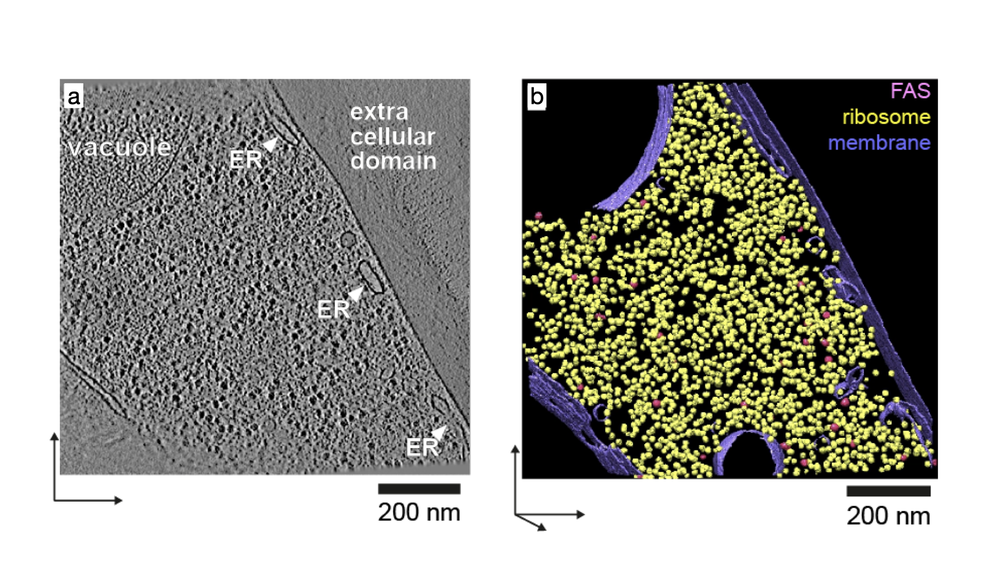
#> input picture images/repo-image.001.png, 1000 x 562 px, shrunk from 1920 x 1080 before the run
$ python -i utils.py   (imports and definitions only)
#> lines starting #> are read from the running program, lines starting #| are printed output that depends on the picture
import numpy as np
import pandas as pd
import mrcfile
from skimage.morphology import skeletonize_3d, medial_axis, remove_small_objects
from skimage.color import label2rgb
from scipy.ndimage import morphology, label, binary_erosion, convolve
from scipy.spatial import distance
from scipy.interpolate import splprep, splev
import math
import csv
import os
import sys

# Read mrc file from path
# [4 lines left out: function readmrc, not called in this run]

# Write mrc file to path
def writemrc(data, newfile):
    with mrcfile.new(newfile, overwrite = True) as file:
        file.set_data(data)

# Delete all z-stacks that have no filaments
# [4 lines left out: function reduce_data, not called in this run]

# Fill holes in all 3 dimensions using 2D slices
def fill_holes(data):
    filled_data = data.astype('float32')
    for i in range(np.shape(filled_data)[0]):
        filled_data [i,:,:] = morphology.binary_fill_holes(filled_data[i,:,:]).astype('float32')
    for i in range(np.shape(filled_data)[1]):
        filled_data [:,i,:] = morphology.binary_fill_holes(filled_data[:,i,:]).astype('float32')
    for i in range(np.shape(filled_data)[2]):
        filled_data [:,:,i] = morphology.binary_fill_holes(filled_data[:,:,i]).astype('float32')
    return (filled_data)

# Binary erosion
def erode(data, kernel):
    return binary_erosion(data, structure=kernel)

# Skeletonize data and set data to binary
# [5 lines left out: function skeletonize_filaments, not called in this run]

# Cleaning branch points at the edge of the tomogram by retaining one voxel and delete all others
def clean_edge(point, arr, data):
    for i in range(len(arr)-1):
        data[point[0] + arr[i][0],point[1] + arr[i][1],point[2] + arr[i][2]] = 0

# Cleaning branch points not at the edge of tomogram by retaining voxels with longest pairwise distance, deleting other voxels
# [93 lines left out: functions clean_not_edge, get_neighbours, clean_branches, clean_branches2, labeldata, init_clean and 1 more, not called in this run]

# Check if pt1 and pt2 are neighbours, in the 26-point sense
def are_neighbours(pt1, pt2):
    return (np.abs(pt1[0]-pt2[0]) < 2) and (np.abs(pt1[1]-pt2[1]) < 2) and (np.abs(pt1[2]-pt2[2]) < 2)

# Given a list of neighboring points which forms a line, but in random order, sort them to the correct order.
# IMPORTANT: Each point must be a neighbor (26-point sense) to a least one other point!
# [22 lines left out: functions sort_to_form_line, sort_all_lines, not called in this run]

# Euclidean distance of 2 points in 3D
def dist(pt1, pt2):
    return math.sqrt((pt1[0]-pt2[0])**2+(pt1[1]-pt2[1])**2+(pt1[2]-pt2[2])**2)

# Given an arary of points and the undersample parameter, create a Bspline fit of the points and resample the line equidistantly with the undersample distance
# [292 lines left out: functions spline_resample_line, resample_all, clean_small, image_from_dict, orientation_line, orientation_all and 16 more, not called in this run]

>>> import cv2
>>> picture = cv2.imread('../images/repo-image.001.png', cv2.IMREAD_GRAYSCALE)
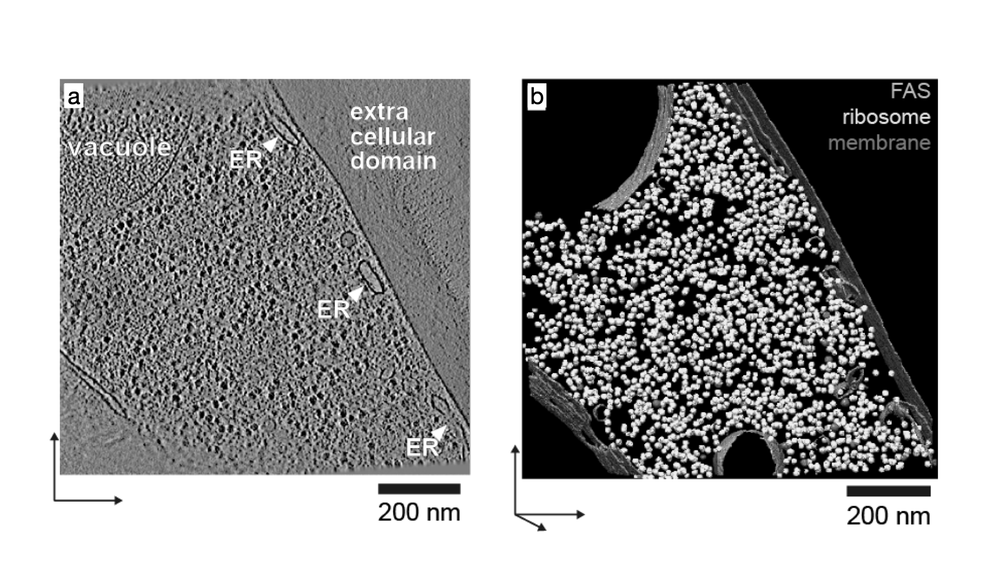
#> picture: shape (562, 1000); min 0, max 255, mean 158.3
>>> result = fill_holes(picture)
#> (the run stopped early here; a loop or call above may not have finished)

$ run again, on images/workflow.png
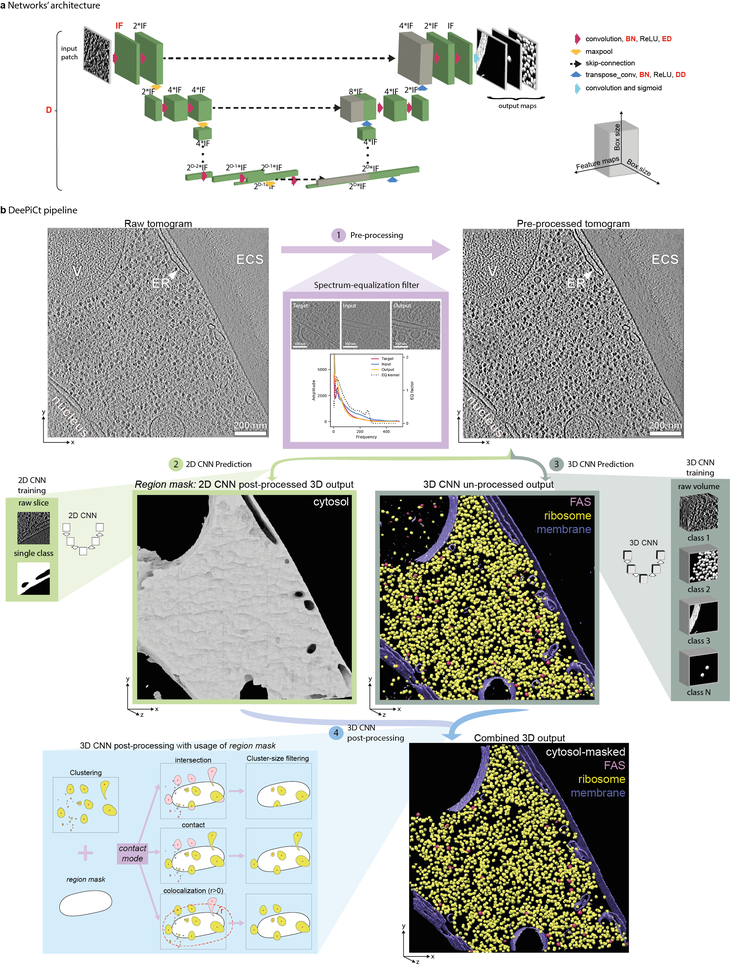
#> input picture images/workflow.png, 730 x 966 px, shrunk from 2141 x 2834 before the run
#> `picture = cv2.imread('../images/repo-image.001.png', cv2.IMREAD_GRAYSC..`:
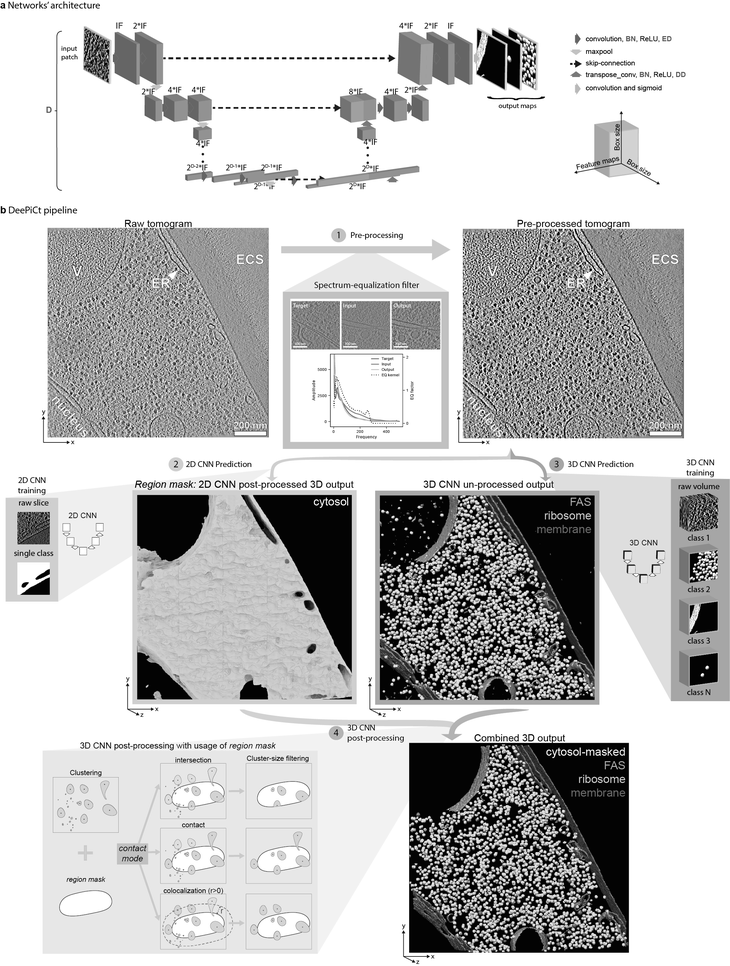
#> picture: shape (966, 730); min 0, max 255, mean 194.5
